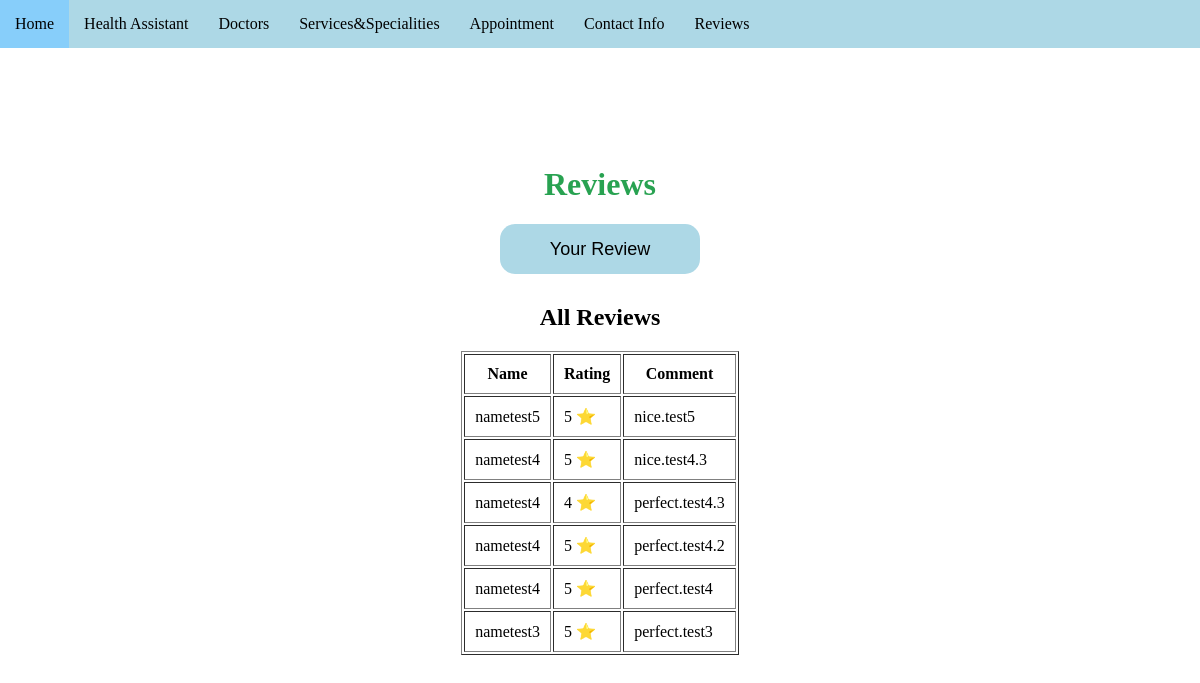
Page /allreviews on the earlier database version.
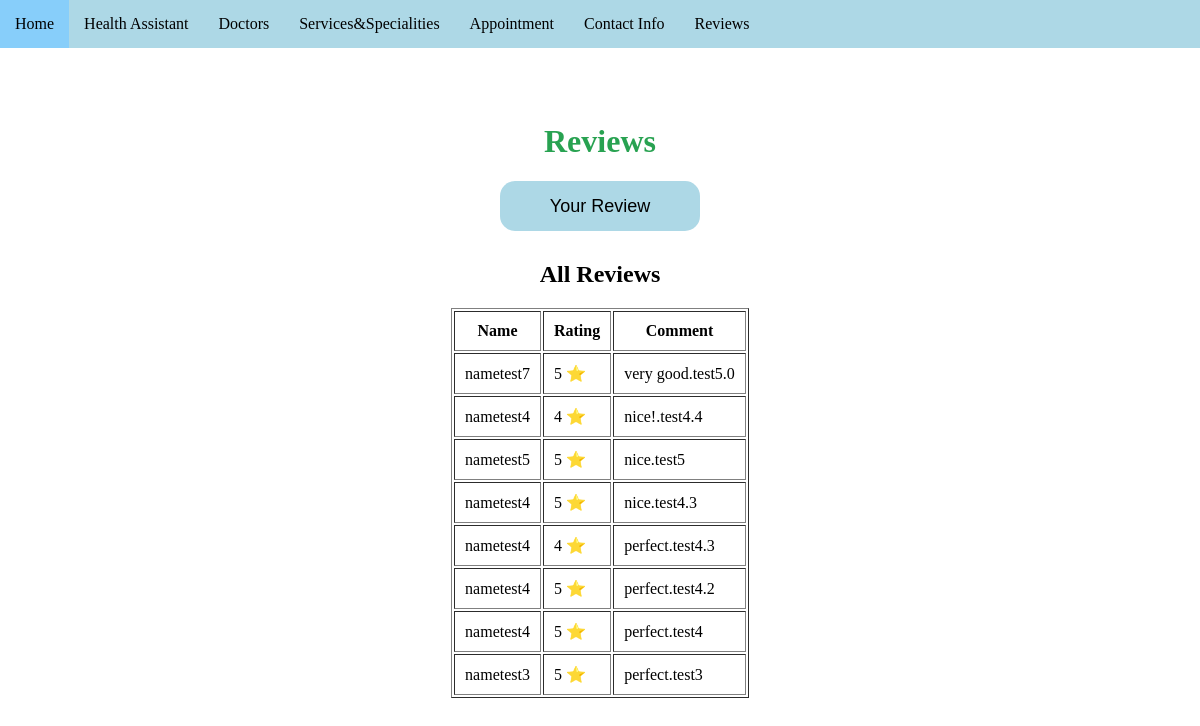
Same page on the later database version.
### tables this page shows
CREATE TABLE Reviews ( 
                ReviewID INTEGER PRIMARY KEY AUTOINCREMENT,
                UserName VARCHAR(10) NOT NULL,
                Comment VARCHAR(1000) NOT NULL,
                StarRating INTEGER NOT NULL,
                FOREIGN KEY (UserName) REFERENCES Users(UserName)
                );

CREATE TABLE Users ( 
                UserName VARCHAR(10) NOT NULL PRIMARY KEY,
                UserFirstName VARCHAR(30) NOT NULL,
                UserSurname VARCHAR(30) NOT NULL, 
                UserEmail VARCHAR(30) NOT NULL,    
                UserPassword VARCHAR(20) NOT NULL 
                );

### app.py (the view)
@app.route("/allreviews")
def allreviews():
    if request.method == "POST":
        if "username" not in session:
            return render_template("pages/login.html")
        rating = request.form.get("rating")
        comment = request.form.get("comment")
        username = session["username"]
        con = sqlite3.connect("main.db", timeout=30)
        cur = con.cursor()
        cur.execute("SELECT UserFirstName, UserSurname FROM Users WHERE UserName=?", (username,))
        result = cur.fetchone()
        con.close()
        fname, lname = result if result else ("Unknown", "User")
        con = sqlite3.connect("main.db", timeout=30)
        cur = con.cursor()
        cur.execute("""INSERT INTO Reviews (UserName, UserFirstName, UserSurname, Comment, StarRating)
                       VALUES (?, ?, ?, ?, ?)""",
                    (username, fname, lname, comment, int(rating)))
        con.commit()
        con.close()
        return render_template("pages/allreviews.html")
    else:
        con = sqlite3.connect("main.db", timeout=30)
        con.row_factory = sqlite3.Row
        cur = con.cursor()
        cur.execute("""SELECT Users.UserFirstName, Reviews.StarRating, Reviews.Comment
                   FROM Reviews, Users
                   WHERE (Reviews.UserName = Users.UserName)
                   ORDER BY ReviewID DESC""")
        reviews = cur.fetchall()
        con.close()
        return render_template("pages/allreviews.html", reviews=reviews)

### templates/pages/allreviews.html (shortened to what this page needs)
<action = "/allreviews">
<head>
    <link rel="stylesheet" href="/static/pages/menubarstyle.css">
    </head>
<body>
    <nav class = "navbar">
        <ul>
            <li><a href="/">Home</a></li>
            <li><a href="/assistant">Health Assistant</a></li>
            <li><a href="/doctors">Doctors</a></li>
            <li><a href="/services">Services&Specialities</a></li>
            <li><a href="/appointment">Appointment</a></li>
            <li><a href="/contact">Contact Info</a></li>
            <li><a href="/allreviews">Reviews</a></li>
        </ul>
    </nav>
    <h1>Reviews</h1>
<div>
    <button onclick="window.location.href='/signup';">Your Review</button>
</div>
{% if reviews %}
    <h2 style="margin-top: 30px;">All Reviews</h2>
    <table border="1" cellpadding="10" style="margin-top:10px;">
        <thead>
            <tr>
                <th>Name</th>
                <th>Rating</th>
                <th>Comment</th>
            </tr>
        </thead>
        <tbody>
            {% for review in reviews %}
                <tr>
                    <td>{{ review['UserFirstName'] }} </td>
                    <td>{{ review['StarRating'] }} ⭐</td>
                    <td>{{ review['Comment'] }}</td>
                </tr>
            {% endfor %}
        </tbody>
    </table>
{% else %}
    <p>No reviews yet.</p>
{% endif %}
</body>

Differences in the rows shown:
added Reviews: UserFirstName "nametest7", StarRating "5", Comment "very good.test5.0"
added Reviews: UserFirstName "nametest4", StarRating "4", Comment "nice!.test4.4"
